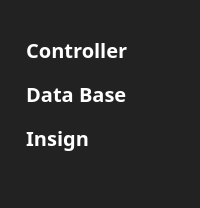
     <widget class="QFrame" name="big_menu">
      <property name="maximumSize">
       <size>
        <width>200</width>
        <height>16777215</height>
       </size>
      </property>
      <property name="styleSheet">
       <string notr="true">background-color:	#222222;
border-radius: 0px;
padding: 0px 0px;</string>
      </property>
      <property name="frameShape">
       <enum>QFrame::StyledPanel</enum>
      </property>
      <property name="frameShadow">
       <enum>QFrame::Raised</enum>
      </property>
      <layout class="QGridLayout" name="gridLayout_3">
       <item row="2" column="1">
        <widget class="QPushButton" name="big_menu_btn">
         <property name="cursor">
          <cursorShape>PointingHandCursor</cursorShape>
         </property>
         <property name="whatsThis">
          <string>&lt;html&gt;&lt;head/&gt;&lt;body&gt;&lt;p&gt;&lt;img src=&quot;:/newPrefix/assets/SDE-Logo-Login_mini.png&quot;/&gt;&lt;/p&gt;&lt;/body&gt;&lt;/html&gt;</string>
         </property>
         <property name="text">
          <string/>
         </property>
         <property name="icon">
          <iconset resource="../../SDE-Inspection/sde.qrc">
           <normaloff>:/newPrefix/assets/SDE-Logo-Login_mini.png</normaloff>:/newPrefix/assets/SDE-Logo-Login_mini.png</iconset>
         </property>
         <property name="iconSize">
          <size>
           <width>150</width>
           <height>150</height>
          </size>
         </property>
         <property name="checkable">
          <bool>true</bool>
         </property>
        </widget>
       </item>
       <item row="6" column="1">
        <spacer name="verticalSpacer_2">
         <property name="orientation">
          <enum>Qt::Vertical</enum>
         </property>
         <property name="sizeHint" stdset="0">
          <size>
           <width>20</width>
           <height>40</height>
          </size>
         </property>
        </spacer>
       </item>
       <item row="5" column="1">
        <widget class="QPushButton" name="big_insign_bt">
         <property name="font">
          <font>
           <family>SCG</family>
           <pointsize>15</pointsize>
           <weight>75</weight>
           <bold>true</bold>
          </font>
         </property>
         <property name="cursor">
          <cursorShape>PointingHandCursor</cursorShape>
         </property>
         <property name="styleSheet">
          <string notr="true">QPushButton {
	text-align:left;
   color:white;
	background-color:	#222222;
	border-radius: 0px;
	padding: 5px 10px;
}
QPushButton:hover {
    background-color: #f44336; /* Darker Red */
}
QPushButton:pressed {
    background-color: #b71c1c; /* Even Darker Red when pressed */
}
</string>
         </property>
         <property name="text">
          <string> Insign</string>
         </property>
         <property name="icon">
          <iconset resource="../../SDE-Inspection/sde.qrc">
           <normaloff>:/icon/assets/box-3-64.ico</normaloff>:/icon/assets/box-3-64.ico</iconset>
         </property>
         <property name="iconSize">
          <size>
           <width>25</width>
           <height>25</height>
          </size>
         </property>
         <property name="checkable">
          <bool>true</bool>
         </property>
         <property name="checked">
          <bool>true</bool>
         </property>
        </widget>
       </item>
       <item row="3" column="1">
        <widget class="QPushButton" name="big_controller_btn">
         <property name="font">
          <font>
           <family>SCG</family>
           <pointsize>15</pointsize>
           <weight>75</weight>
           <bold>true</bold>
          </font>
         </property>
         <property name="cursor">
          <cursorShape>PointingHandCursor</cursorShape>
         </property>
         <property name="styleSheet">
          <string notr="true">QPushButton {
	text-align:left;
   color:white;
	background-color:	#222222;
	border-radius: 0px;
	padding: 5px 10px;
}
QPushButton:hover {
    background-color: #f44336; /* Darker Red */
}
QPushButton:pressed {
    background-color: #b71c1c; /* Even Darker Red when pressed */
}
</string>
         </property>
         <property name="text">
          <string> Controller</string>
         </property>
         <property name="icon">
          <iconset resource="../../SDE-Inspection/sde.qrc">
           <normaloff>:/icon/assets/chip-2-64.ico</normaloff>:/icon/assets/chip-2-64.ico</iconset>
         </property>
         <property name="iconSize">
          <size>
           <width>25</width>
           <height>25</height>
          </size>
         </property>
         <property name="checkable">
          <bool>true</bool>
         </property>
         <property name="checked">
          <bool>true</bool>
         </property>
        </widget>
       </item>
       <item row="4" column="1">
        <widget class="QPushButton" name="big_db_btn">
         <property name="font">
          <font>
           <family>SCG</family>
           <pointsize>15</pointsize>
           <weight>75</weight>
           <bold>true</bold>
          </font>
         </property>
         <property name="cursor">
          <cursorShape>PointingHandCursor</cursorShape>
         </property>
         <property name="styleSheet">
          <string notr="true">QPushButton {
	text-align:left;
   color:white;
	background-color:	#222222;
	border-radius: 0px;
	padding: 5px 10px;
}
QPushButton:hover {
    background-color: #f44336; /* Darker Red */
}
QPushButton:pressed {
    background-color: #b71c1c; /* Even Darker Red when pressed */
}
</string>
         </property>
         <property name="text">
          <string> Data Base</string>
         </property>
         <property name="icon">
          <iconset resource="../../SDE-Inspection/sde.qrc">
           <normaloff>:/icon/assets/document-2-64.ico</normaloff>:/icon/assets/document-2-64.ico</iconset>
         </property>
         <property name="iconSize">
          <size>
           <width>25</width>
           <height>25</height>
          </size>
         </property>
         <property name="checkable">
          <bool>true</bool>
         </property>
         <property name="checked">
          <bool>true</bool>
         </property>
        </widget>
       </item>
      </layout>
     </widget>
